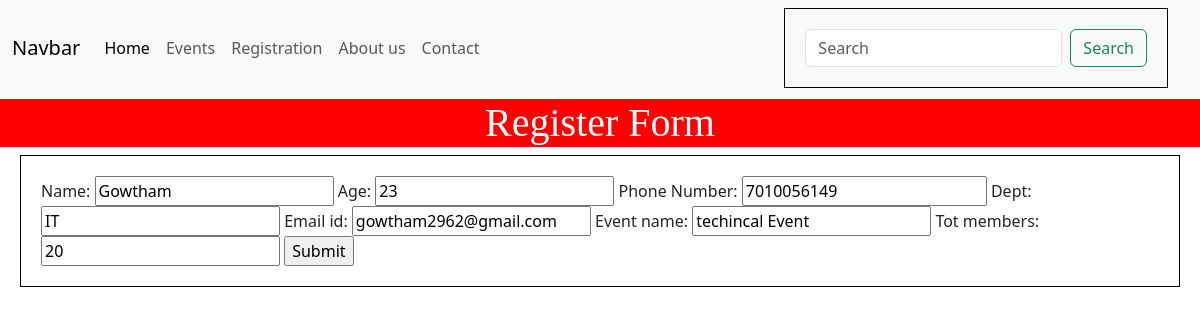
The app's page /table/update/36/ with its own data.
### app/models.py (models this page shows, shortened)
class product(models.Model):
    name=models.CharField(max_length=100,null=True)
    age=models.IntegerField(null=True)
    phone_Number=models.BigIntegerField(null=True)
    dept=models.CharField(max_length=100,null=True)
    Email_id=models.CharField(max_length=100,null=True)
    Event_name=models.CharField(max_length=100,null=True)
    tot_members=models.IntegerField(null=True)

### app/views.py (the view)
# urls.py: path("table/update/<int:id>/",views.updateuser,name="tableupdate")
def updateuser(req,id):
    userr=product.objects.get(id=id)
    context={
    "val":product_form(instance=userr)
    }
    if req.method=="POST":
        prod=product_form(req.POST,instance=userr)
        if prod.is_valid():
            prod.save()
            return redirect("/table")
    return render(req,'register.html',context)

### app/forms.py
class product_form(ModelForm):
    class Meta:
        model=product
        fields="__all__"

### app/Templates/register.html (shortened to what this page needs)
{% extends "base.html" %}
{% block content %}
<h1>Register Form</h1>
<form action="" method="POST" style="display: block;">
    {{val}}
    <input type="submit" value="Submit"/>
</form>
{% endblock %}

### app/Templates/register.html (style rules this page uses)
h1 { background-color: red; text-align: center; font-family: Georgia, 'Times New Roman', Times, serif; color: white; margin-top: 0.25%; }
form { display: inline; margin:0 20px; border:1px solid black; padding: 20px; }

### records on screen
product: name "Gowtham", age "23", phone_Number "7010056149", dept "IT", Email_id "gowtham2962@gmail.com", Event_name "techincal Event", tot_members "20"
